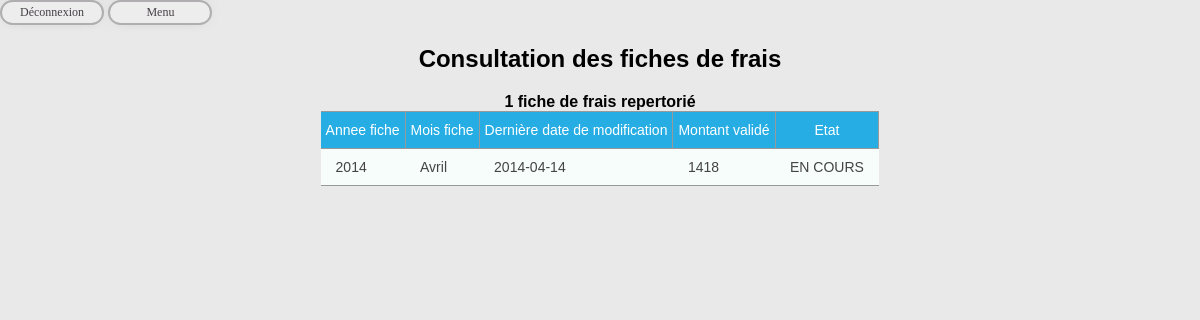
The app's page /consulterfiche.php (signed in) with its own data.
### tables this page shows
CREATE TABLE IF NOT EXISTS `fichefrais` (
  `id_fichefrais` int(11) NOT NULL AUTO_INCREMENT,
  `montantvalide` float DEFAULT NULL,
  `datemodif` varchar(100) DEFAULT NULL,
  `id_etat` int(11) NOT NULL,
  `id_vis` int(11) NOT NULL,
  `lib_annee` int(11) DEFAULT NULL,
  `id_mois` int(11) DEFAULT NULL,
  PRIMARY KEY (`id_fichefrais`),
  KEY `FK_fichefrais_id_etat` (`id_etat`),
  KEY `FK_fichefrais_id_vis` (`id_vis`),
  KEY `FK_fichefrais_lib_annee` (`lib_annee`),
  KEY `FK_fichefrais_id_mois` (`id_mois`)
);

CREATE TABLE IF NOT EXISTS `annee` (
  `lib_annee` int(11) NOT NULL,
  PRIMARY KEY (`lib_annee`)
);

CREATE TABLE IF NOT EXISTS `mois` (
  `id_mois` int(11) NOT NULL,
  `lib_mois` varchar(10) DEFAULT NULL,
  PRIMARY KEY (`id_mois`)
);

CREATE TABLE IF NOT EXISTS `etat` (
  `id_etat` int(11) NOT NULL AUTO_INCREMENT,
  `lib_etat` varchar(30) DEFAULT NULL,
  PRIMARY KEY (`id_etat`)
);

### consulterfiche.php (the view, shortened to what this page needs)
<?php
if (isset($_SESSION['login']) and isset($_SESSION['mdp']) and !empty($_SESSION['login']) and !empty($_SESSION['mdp']) and $_SESSION['type']=='visiteur') {
?>
<html>
<head>
	<link rel ="stylesheet" href="style.css" name="text/css"/>
</head>
<body>
		<span class="bouton-menu"  onclick="document.location='logout.php'">Déconnexion</span>
		<span id="hovermenu"class="bouton-menu">Menu</span>
	<center>
		<h2>Consultation des fiches de frais</h2>
	</center>
<?php
$sql2="select id_vis from visiteur where login='".$_SESSION['login']."'";
$resultat2=mysql_query($sql2) or die('erreur exec recet2');
$sql4=mysql_fetch_array($resultat2);
$sql1="select *
from fichefrais, etat, annee, mois
where fichefrais.id_etat=etat.id_etat
and fichefrais.lib_annee=annee.lib_annee
and fichefrais.id_mois=mois.id_mois
and id_vis = ".$sql4['id_vis']."
order by fichefrais.lib_annee, fichefrais.id_mois";
$resultat=mysql_query($sql1) or die('erreur insertion: '. $sql1. ' '. mysql_error());
echo "<center> <b>".mysql_num_rows($resultat)." fiche de frais repertorié</b></center>";
?>
<center><table class="table1">
<tr><th>Annee fiche</th><th>Mois fiche</th><th>Dernière date de modification</th><th>Montant validé</th><th>Etat</th></tr>
<?php
while($enreg=mysql_fetch_array($resultat))
{
?>
<tr><td><?php echo $enreg['lib_annee']?></td>
<td><?php echo $enreg['lib_mois']?></td>
<td><?php echo $enreg['datemodif']?></td>
<td><?php echo $enreg['montantvalide']; ?></td>
<td><?php echo $enreg['lib_etat']; ?></td>
</tr>
</center>
<?php
}
?>
</body>
</html>
<?php
}
else {
echo "<script>alert(\"Vous n'êtes pas autorisé à accéder à cette zone \");
document.location.href = 'index.php';</script>";
}
?>

### style.css (style rules this page uses)
body { background-color:#E9E9E9; color:black; font-family:'arial'; font-weight:bold; margin:0; }
.bouton-menu { box-shadow: 0px -1px 15px -9px #736f73; filter:progid:DXImageTransform.Microsoft.gradient(startColorstr='#ededed', endColorstr='#dfdfdf'); background-color:#ededed; border-top-left-radius:42px; border-top-right-radius:42px; border-bottom-right-radius:42px; border-bottom-left-radius:42px; text-indent:0; border:2px solid #b0aeb0; display:inline-block; color:#454145; font-family:Verdana; font-size:12px; font-weight:normal; font-style:normal; height:21px; line-height:21px; width:100px; text-decoration:none; text-align:center; }
h2 { font-family:'criticized',verdana, sans-serif; }
.table1 { border-collapse:collapse; border-spacing:0; border-color:#999; }
.table1 td { font-family:Verdana, sans-serif; font-size:14px; padding:10px 15px; border-style:solid; border-width:0px; overflow:hidden; word-break:normal; border-color:#999; color:#444; background-color:#F7FDFA; border-top-width:1px; border-bottom-width:1px; }
.table1 th { font-family:Verdana, sans-serif; font-size:14px; font-weight:normal; padding:10px 5px; border-style:solid; border-width:0px; overflow:hidden; word-break:normal; border-color:#999; color:#fff; background-color:#26ADE4; border-top-width:1px; border-bottom-width:1px; border-right-width:1px; }

### records on screen
fichefrais: lib_annee.lib_annee "2014", id_mois.lib_mois "Avril", datemodif "2014-04-14", montantvalide "1418", id_etat.lib_etat "EN COURS"

### other values on screen
mysql_num_rows($resultat) "1"
